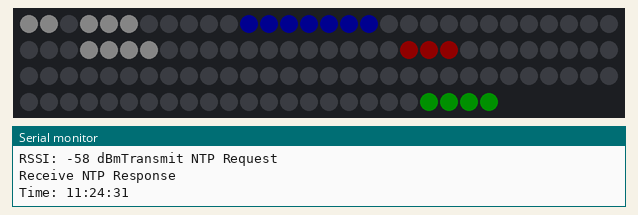
A sketch run on a simulated ESP8266 (NodeMCU). On the bench: 114 RGB LEDs in strip order, left to right, continuing on the next row, the last lines printed to the serial monitor. Dim RGB values are drawn brighter than linear; WiFi joins after 1.5 s; servers stay silent unless stated.

Above: at 1.6 s.
At 30.7 s:
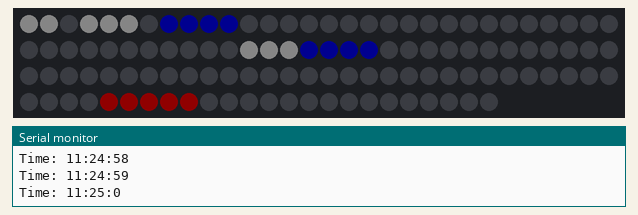

The sketch:

wortuhr.ino
```cpp
#include <Adafruit_NeoPixel.h>
#include <ESP8266WiFi.h>
#include <WiFiUdp.h>
#include <TimeLib.h>
#include <Ticker.h>

#define LED_PIN 5 // GPIO5 = D1
#define LED_COUNT 114
Adafruit_NeoPixel pixels = Adafruit_NeoPixel(LED_COUNT, LED_PIN, NEO_GRB + NEO_KHZ800);

char ssid[] = "neustadt-aisch.freifunk.net";
char pass[] = "";
IPAddress timeServer(132, 163, 4, 101); // time-a.timefreq.bldrdoc.gov
int timeZone = 1;

WiFiUDP Udp;

struct phrase {
  uint8_t row;
  uint8_t col;
  uint8_t len;
};

const uint8_t ledGrid[10][11] =  {
  { 0,    1,   2,   3,   4,  5,    6,   7,   8,   9,  10},
  { 21,  20,  19,  18,  17,  16,  15,  14,  13,  12,  11},
  { 22,  23,  24,  25,  26,  27,  28,  29,  30,  31,  32},
  { 43,  42,  41,  40,  39,  38,  37,  36,  35,  34,  33},
  { 44,  45,  46,  47,  48,  49,  50,  51,  52,  53,  54},
  { 65,  64,  63,  62,  61,  60,  59,  58,  57,  56,  55},
  { 66,  67,  68,  69,  70,  71,  72,  73,  74,  75,  76},
  { 87,  86,  85,  84,  83,  82,  81,  80,  79,  78,  77},
  { 88,  89,  90,  91,  92,  93,  94,  95,  96,  97,  98},
  {109, 108, 107, 106, 105, 104, 103, 102, 101, 100,  99}
};

uint8_t minutesIndex[] = {
  111, // 1
  112, // 2
  113, // 3
  110  // 4
};

const phrase hourTable[14] = {
  {8, 6, 5}, // zwölf
  {5, 0, 4}, // eins
  {5, 7, 4}, // zwei
  {6, 0, 4}, // drei
  {6, 7, 4}, // vier
  {4, 7, 4}, // fünf
  {7, 0, 5}, // sechs
  {8, 0, 6}, // sieben
  {7, 7, 4}, // acht
  {9, 3, 4}, // neun
  {9, 0, 4}, // zehn
  {4, 5, 3}, // elf
  {0, 0, 0}, // reserved
  {5, 0, 3}  // ein
};

const phrase phrase_es          = {0, 0,  2};
const phrase phrase_ist         = {0, 3,  3};

const phrase phrase_uhr         = {9, 8,  3};

const phrase phrase_fuenf       = {0, 7,  4};
const phrase phrase_zehn        = {1, 0,  4};
const phrase phrase_zwanzig     = {1, 4,  7};

const phrase phrase_viertel     = {2, 4,  7};
const phrase phrase_halb        = {4, 0,  4};
const phrase phrase_dreiviertel = {2, 0, 11};

const phrase phrase_vor         = {3, 0,  3};
const phrase phrase_nach        = {3, 7,  4};

void printWifiStatus() {
  Serial.print("SSID: ");
  Serial.print(WiFi.SSID());
  Serial.print("\r\n");

  IPAddress ip = WiFi.localIP();
  Serial.print("IP: ");
  Serial.print(ip);
  Serial.print("\r\n");

  long rssi = WiFi.RSSI();
  Serial.print("RSSI: ");
  Serial.print(rssi);
  Serial.print(" dBm");
}

/*-------- NTP code ----------*/
const int NTP_PACKET_SIZE = 48; // NTP time is in the first 48 bytes of message
byte packetBuffer[NTP_PACKET_SIZE]; //buffer to hold incoming & outgoing packets

// send an NTP request to the time server at the given address
void sendNTPpacket(IPAddress &address)
{
  // set all bytes in the buffer to 0
  memset(packetBuffer, 0, NTP_PACKET_SIZE);
  // Initialize values needed to form NTP request
  // (see URL above for details on the packets)
  packetBuffer[0] = 0b11100011;   // LI, Version, Mode
  packetBuffer[1] = 0;     // Stratum, or type of clock
  packetBuffer[2] = 6;     // Polling Interval
  packetBuffer[3] = 0xEC;  // Peer Clock Precision
  // 8 bytes of zero for Root Delay & Root Dispersion
  packetBuffer[12]  = 49;
  packetBuffer[13]  = 0x4E;
  packetBuffer[14]  = 49;
  packetBuffer[15]  = 52;
  // all NTP fields have been given values, now
  // you can send a packet requesting a timestamp:
  Udp.beginPacket(address, 123); //NTP requests are to port 123
  Udp.write(packetBuffer, NTP_PACKET_SIZE);
  Udp.endPacket();
}

time_t getNtpTime()
{
  while (Udp.parsePacket() > 0) ; // discard any previously received packets
  Serial.println("Transmit NTP Request");
  sendNTPpacket(timeServer);
  uint32_t beginWait = millis();
  while (millis() - beginWait < 1500) {
    int size = Udp.parsePacket();
    if (size >= NTP_PACKET_SIZE) {
      Serial.println("Receive NTP Response");
      Udp.read(packetBuffer, NTP_PACKET_SIZE);  // read packet into the buffer
      unsigned long secsSince1900;
      // convert four bytes starting at location 40 to a long integer
      secsSince1900 =  (unsigned long)packetBuffer[40] << 24;
      secsSince1900 |= (unsigned long)packetBuffer[41] << 16;
      secsSince1900 |= (unsigned long)packetBuffer[42] << 8;
      secsSince1900 |= (unsigned long)packetBuffer[43];
      return secsSince1900 - 2208988800UL + timeZone * SECS_PER_HOUR;
    }
  }
  Serial.println("No NTP Response :-(");
  return 0; // return 0 if unable to get the time
}

void syncTime() {
  Udp.begin(8888);
  setSyncProvider(getNtpTime);
}

void clearLeds(bool sync) {
  for(int i=0;i<LED_COUNT;i++){
    pixels.setPixelColor(i, pixels.Color(0,0,0));
  }
  if (sync) {
    pixels.show();
  }
}

void putPhrase(const phrase *p, uint32_t c) {
  if (p->len > 0) {
    for (uint8_t i=0; i < p->len; i++) {
      pixels.setPixelColor(ledGrid[p->row][p->col+i], c);
    }
  }
}

void setup() {
  pixels.begin();
  Serial.begin(115200);
  WiFi.mode(WIFI_STA);
  WiFi.begin(ssid, pass);

  while (WiFi.status() != WL_CONNECTED) {
    Serial.print("Attempting to connect to SSID: ");
    Serial.println(ssid);
    delay(500);
  }

  Serial.println("Connected to wifi");
  printWifiStatus();

  clearLeds(true);
  syncTime();
}

void loop() {
  uint8_t h;
  phrase (*pMinutes)[3];
  phrase *pHour;

  Serial.print("Time: ");
  Serial.print(hour());
  Serial.print(":");
  Serial.print(minute());
  Serial.print(":");
  Serial.println(second());

  clearLeds(false);

  uint32_t minutesColor = pixels.Color(0,0,16);
  uint32_t normalColor = pixels.Color(8,8,8);
  uint32_t hoursColor = pixels.Color(16,0,0);
  uint32_t exactMinutesColor = pixels.Color(0,16,0);

  h = hour()%12;

  putPhrase(&phrase_es, normalColor);
  putPhrase(&phrase_ist, normalColor);

  switch (minute()/5) {
    case 0:
      if (h == 1)
		h = 13; // "es ist ein uhr"
      putPhrase(&phrase_uhr, normalColor);
      break;

    case 1:
      putPhrase(&phrase_fuenf, minutesColor);
      putPhrase(&phrase_nach, normalColor);
      break;

    case 2:
      putPhrase(&phrase_zehn, minutesColor);
      putPhrase(&phrase_nach, normalColor);
      break;

    case 3:
      putPhrase(&phrase_viertel, minutesColor);

      //putPhrase(&phrase_nach, normalColor);

      h++;
      break;

    case 4:
      putPhrase(&phrase_zwanzig, minutesColor);
      putPhrase(&phrase_nach, normalColor);
      break;

    case 5:
      putPhrase(&phrase_fuenf, minutesColor);
      putPhrase(&phrase_vor, normalColor);
      putPhrase(&phrase_halb, minutesColor);
      h++;
      break;

    case 6:
      putPhrase(&phrase_halb, minutesColor);
      h++;
      break;

    case 7:
      putPhrase(&phrase_fuenf, minutesColor);
      putPhrase(&phrase_nach, normalColor);
      putPhrase(&phrase_halb, minutesColor);
      h++;
      break;

    case 8:
      putPhrase(&phrase_zwanzig, minutesColor);
      putPhrase(&phrase_vor, normalColor);
      h++;
      break;

    case 9:
      putPhrase(&phrase_dreiviertel, minutesColor);
      h++;
      break;

    case 10:
      putPhrase(&phrase_zehn, minutesColor);
      putPhrase(&phrase_vor, normalColor);
      h++;
      break;

    case 11:
      putPhrase(&phrase_fuenf, minutesColor);
      putPhrase(&phrase_vor, normalColor);
      h++;
      break;
  }

  if (h==12) h=0;

  // hour
  putPhrase(&hourTable[h], hoursColor);


  // single leds for exact minutes
  for(uint8_t i=0; i<minute()%5; i++) {
    pixels.setPixelColor(minutesIndex[i], exactMinutesColor);
  }

  pixels.show();
  yield();
  delay(1000);
}
```

Measured:
- what the display in image 0 shows lasts 29.2 s, from 1.5 s to 30.7 s
